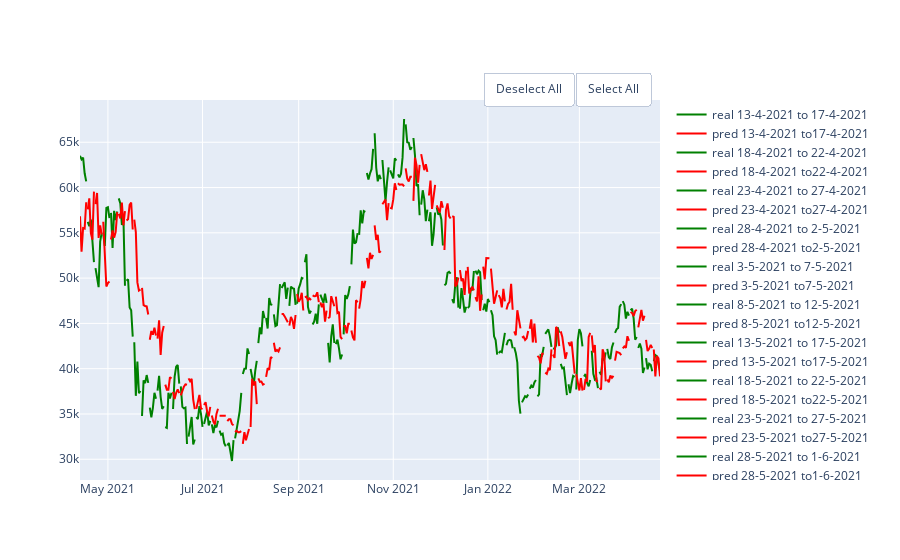

Notebook code cell kept with this figure:
### Code cell
rf_final = RandomForestRegressor(random_state=10,criterion='mae', max_depth=20, max_features='sqrt', n_estimators=50)
df = pd.DataFrame(columns = ['MAE', 'MSE','RMSE', 'R2'], index = ['final'])
show_results(df, df_btc,'close',100,5, rf_final)
